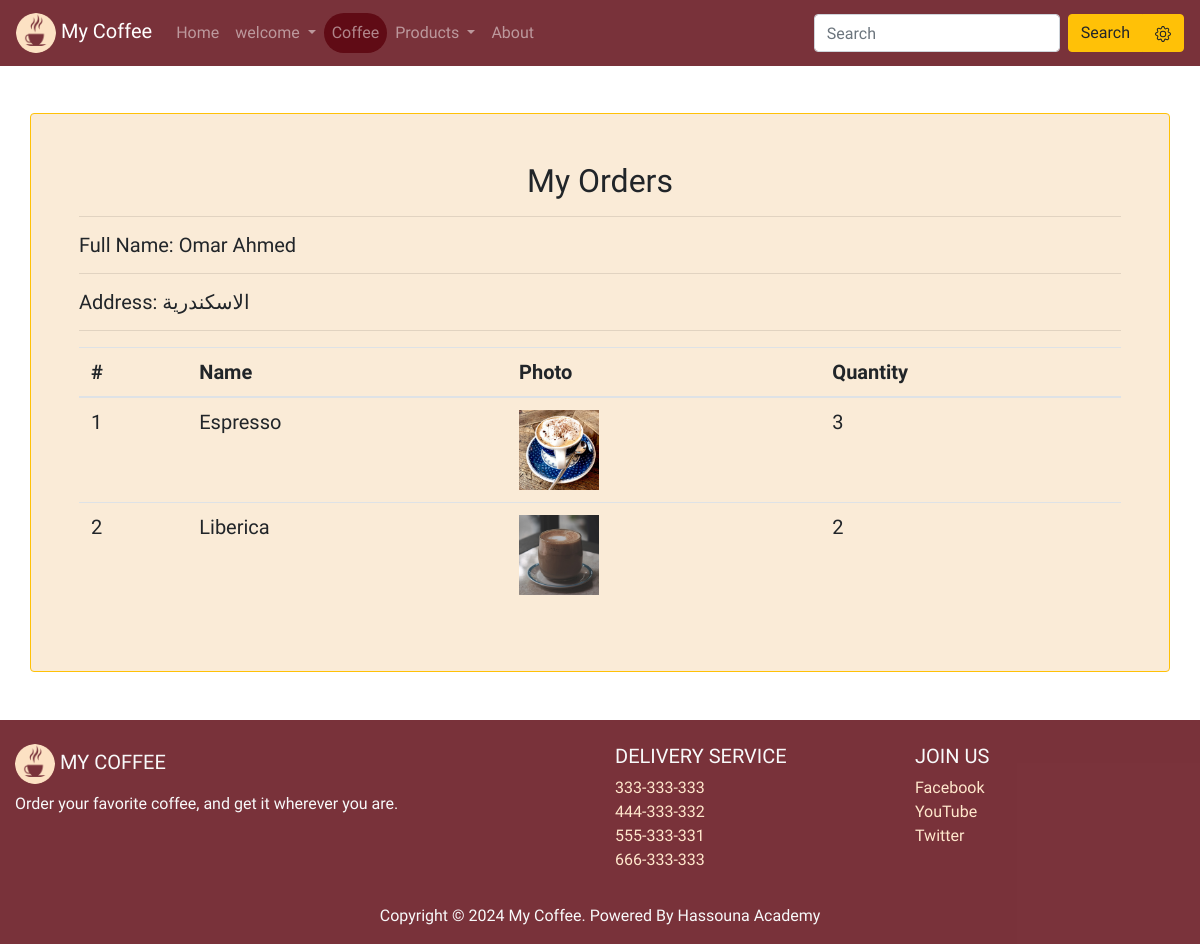
The page /orders/ordtl/8 (signed in) on the database its author committed.
### orders/models.py (models this page shows, shortened)
class Payment (models.Model):
    order = models.ForeignKey(Order , on_delete = models.CASCADE)
    address = models.CharField(max_length = 100)
    phone = models.CharField(max_length = 11)
    card_number = CardNumberField()
    expire = CardExpiryField()
    cvv = SecurityCodeField()

class OrderDetails (models.Model):
    product = models.ForeignKey(Product , on_delete = models.CASCADE)
    order = models.ForeignKey(Order , models.CASCADE)
    price = models.DecimalField(max_digits = 6 , decimal_places = 2)
    quantity = models.IntegerField()

### products/models.py (models this page shows, shortened)
class Product (models.Model):
    name = models.CharField(max_length = 50)
    description = models.TextField()
    price = models.DecimalField(max_digits = 6 , decimal_places = 2)
    photo = models.ImageField(upload_to= 'photo/%y/%m/%d')
    is_active = models.BooleanField(default = True)
    publish_date = models.DateTimeField(default = datetime.now)

### orders/views.py (the view)
@login_required(login_url='Signin')
def order_dt(request , id):
    order = Order.objects.get(id = id)
    if order.user == request.user:
        products = OrderDetails.objects.filter(order = order)
        payment  = Payment.objects.get(order = order)
        context = {
            'productes': products,
            'dtl': payment
        }
        return render(request , 'orders/orderdtl.html' , context)
    else:
        return render(request , 'orders/no_order.html')

### templates/orders/orderdtl.html (shortened to what this page needs)
{% extends 'base.html' %}
{% block content %}
<div class="my-form container p-5 my-5 rounded border border-warning">
    <h2 class="text-center">My Orders</h2>
    <hr>
    <h5>
      Full Name: {{user.first_name}} {{user.last_name}}
      <hr>
      Address: {{dtl.address}}
      <hr>
    <table class="table">
      <thead>
        <tr>
          <th scope="col">#</th>
          <th scope="col">Name</th>
          <th scope="col">Photo</th>
          <th scope="col">Quantity</th>
        </tr>
      </thead>
      <tbody>
        {% for pro in productes %}
        <tr>
          <td>{{forloop.counter}}</td>
          <td>{{pro.product.name}}</td>
          <td><img src="{{pro.product.photo.url}}" width="80px"></td>
          <td>{{pro.quantity}}</td>
        </tr>
        {% endfor %}
      </tbody>
    </table>
</div>
{% endblock content %}

### project/static/css/style.css (style rules this page uses)
html, body { height: 100%; width: 100%; }
body { font-family: 'Merienda', cursive; padding-top:65px; }
.my-form { background-color: antiquewhite; }

### rows shown on the page
Payment: address "الاسكندرية"
OrderDetails: product.name "Espresso", product.photo (picture), quantity "3"
OrderDetails: product.name "Liberica", product.photo (picture), quantity "2"

### other values the page prints
{{ user.first_name }} "Omar"
{{ user.last_name }} "Ahmed"
